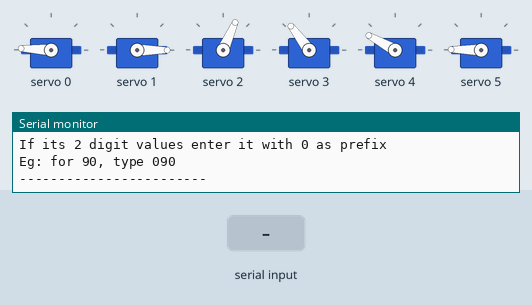
Simulated run of this sketch. Board: Arduino Uno, built with avr-gcc and run on an emulated ATmega328P. On the bench: 6 × servo, the last lines printed to the serial monitor. The inputs (shaded band) are chosen by the test bench.

Above: at 1.3 s.
1.4 s: "90,45\n" received over Serial
At 6.6 s:
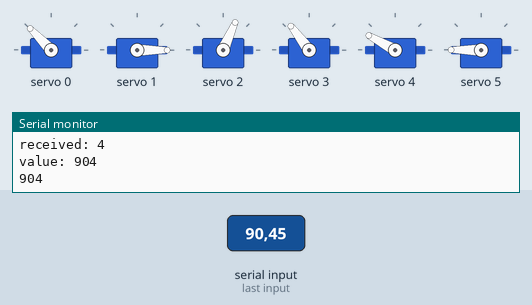
7.4 s: "30,150\n" received over Serial
At 12.8 s:
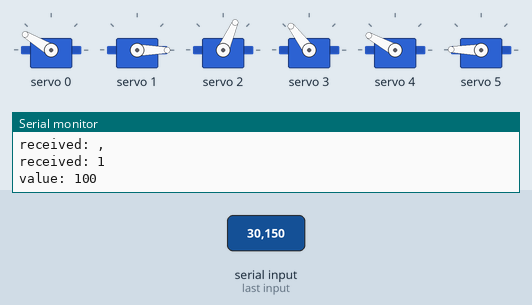
At 15.5 s:
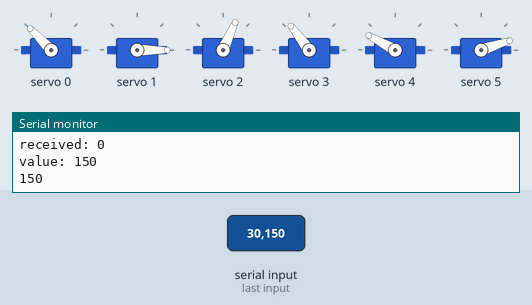
Timing chart, 0 to 62.9 s (numbered marks = the images above; inputs shaded):
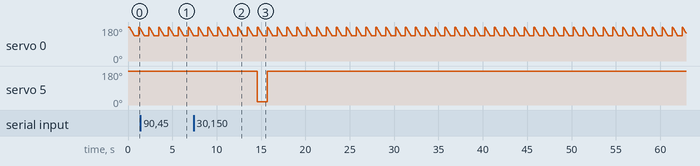

Measured:
- after the input at 1.4 s, servo 5: 179° → 180° after 4.3 s, → 179° 1.1 s later
- after the input at 7.4 s, servo 5: 179° → 180° after 2.7 s, → 179° 1.1 s later, → 18° 3.3 s later, → 179° 1.1 s later
- by itself, servo 0: ramps from 180° to 134° and jumps back, once every 1.1 s

The sketch:

test.ino
```cpp
#include <Wire.h>
#include <Adafruit_PWMServoDriver.h>

Adafruit_PWMServoDriver pwm = Adafruit_PWMServoDriver();
uint16_t value = 0;  // Use uint16_t for a wider range of values
uint8_t counter = 0;

#define SERVOMIN  150 // This is the 'minimum' pulse length count (out of 4096)
#define SERVOMAX  600 // This is the 'maximum' pulse length count (out of 4096)

bool homePosCheck = false;

void setup() {
  Serial.begin(9600);

  Serial.println("------------------------");
  Serial.println("Servo Tester v1.0a");
  Serial.println("Enter Servo Value");
  Serial.println("If its 2 digit values enter it with 0 as prefix");
  Serial.println("Eg: for 90, type 090");
  Serial.println("------------------------");

  pwm.begin();
  pwm.setOscillatorFrequency(27000000);
  pwm.setPWMFreq(50);
}

void loop() {
  if (Serial.available() != 0) {
    // Read the incoming byte
    char incomingByte = Serial.read();

    // Print the incoming byte to the serial monitor
    Serial.print("received: ");
    Serial.println(incomingByte);

    // Convert ASCII to integer
    uint8_t digit = incomingByte - '0';

    // Validate that the input is a digit
    if (digit >= 0 && digit <= 9) {
      // Assuming that I only give 3 digit values
      if (counter == 0) {
        value = digit * 100;
      }
      else if (counter == 1) {
        value += digit * 10;
      }
      else if (counter == 2) {
        value += digit;
      }
      Serial.print("value: ");
      Serial.println(value);

      counter++;
    }
  }

  if (counter == 3) {
    Serial.println(value);
    pwm.setPWM(5, 0, value); // Arguement order => (PWM Driver Pin, 0, val of servo)
    // pwm.setPWM(0, 1024, 3072);
    counter = 0;
    value = 0; // Reset value after using it
  }

  if (homePosCheck ==0){
    homePos();
    homePosCheck =0;
  }


}


void homePos() {
  // (PWM Driver Pin, 0, val of servo)
  //motor1
  for(int i=500;i>=395;i--){
    pwm.setPWM(0, 0, i);
    delay(5);
  }
  delay(100);
  //motor2
  pwm.setPWM(1, 0, 110);
  delay(100);
  //motor3
  pwm.setPWM(2, 0, 250);
  delay(100);
  //motor4
  pwm.setPWM(3, 0, 380);
  delay(100);
  //motor5
  pwm.setPWM(4, 0, 430);
  delay(100);
  //motor6
  pwm.setPWM(5, 0, 490);

}
```
